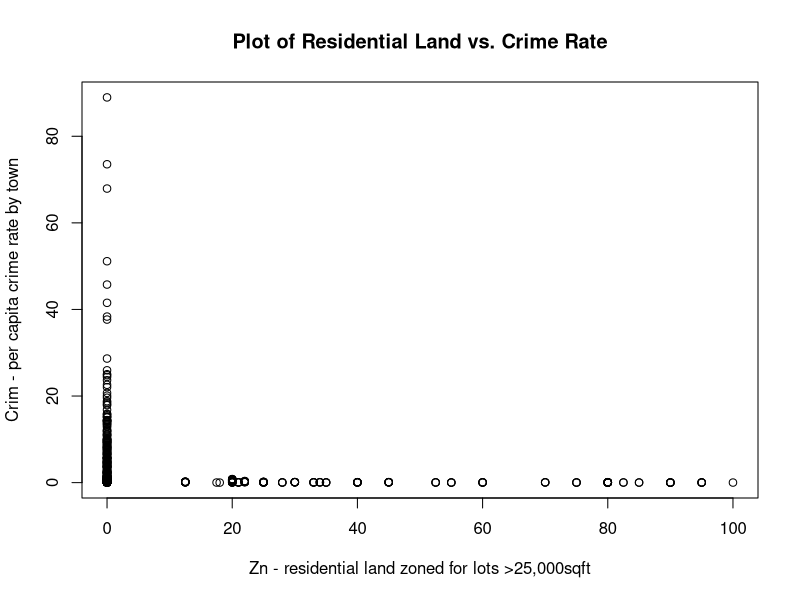
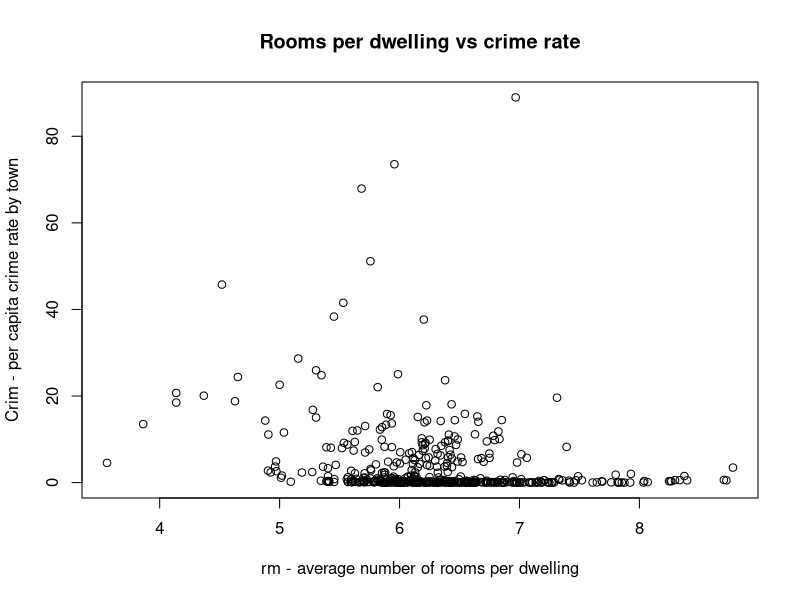
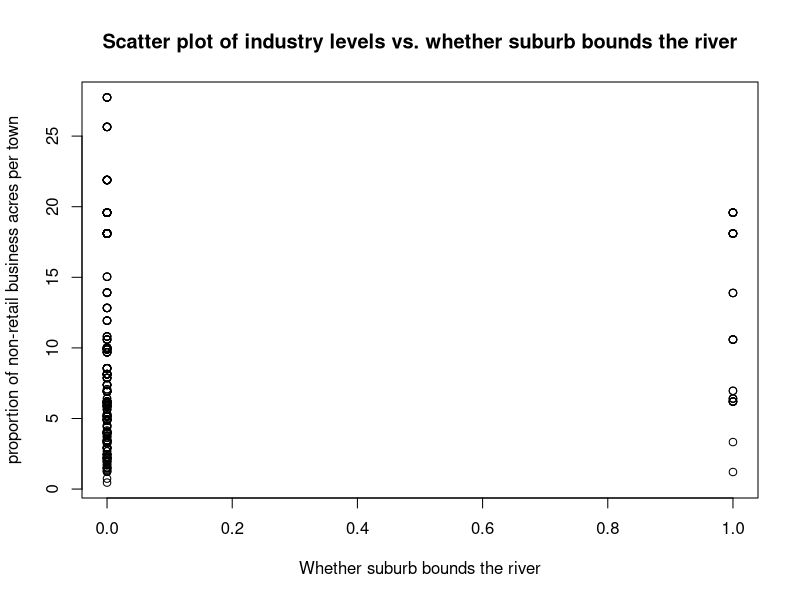
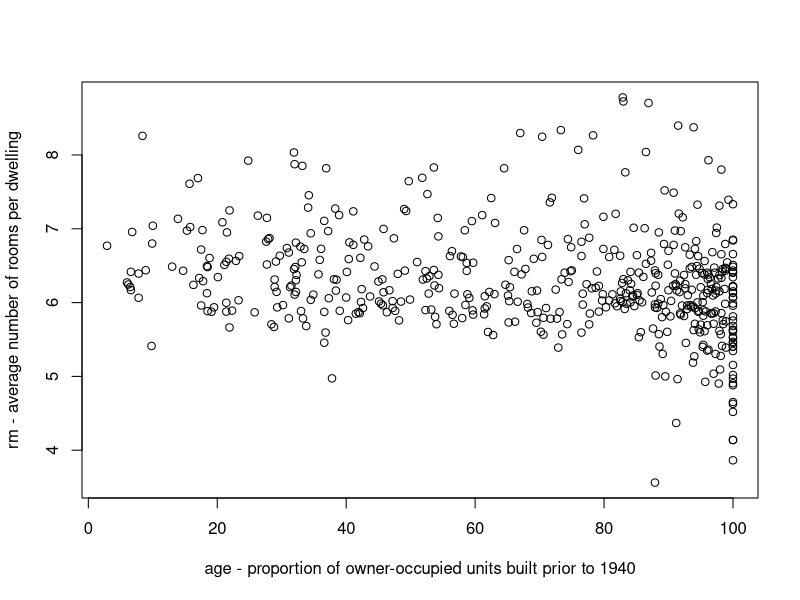
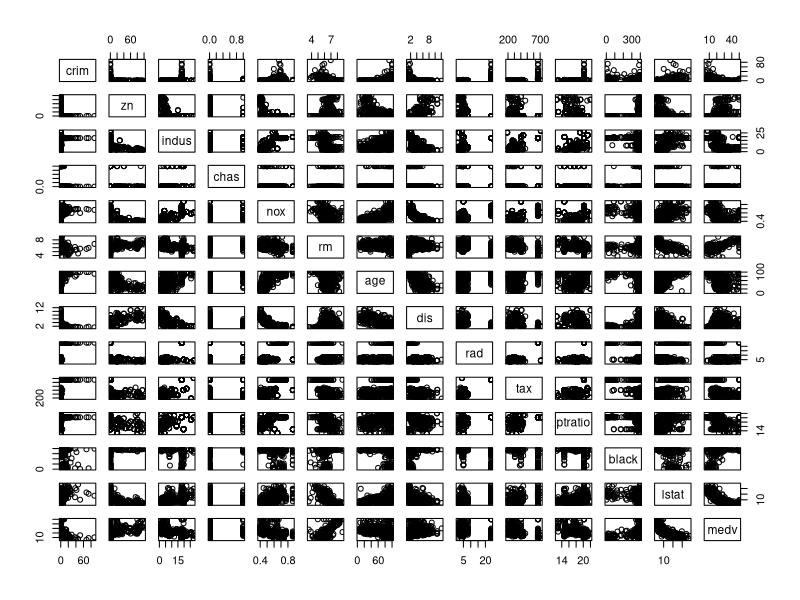
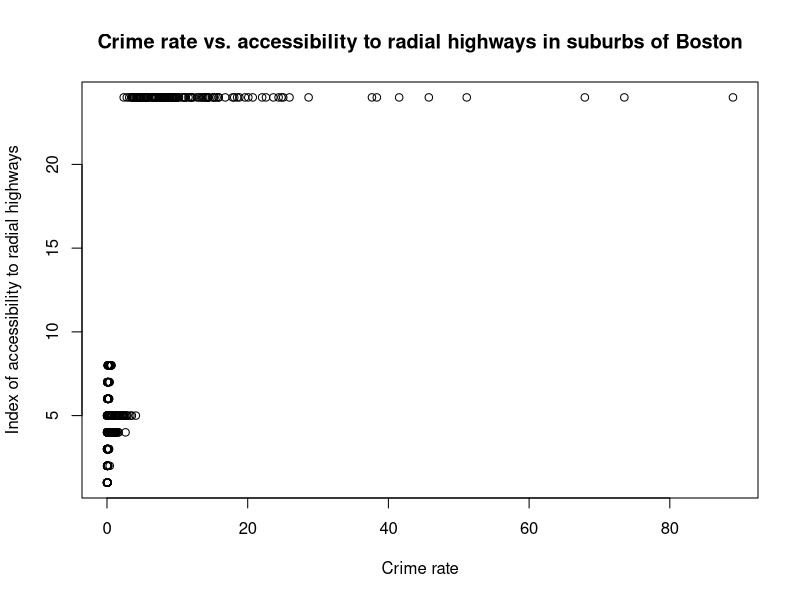
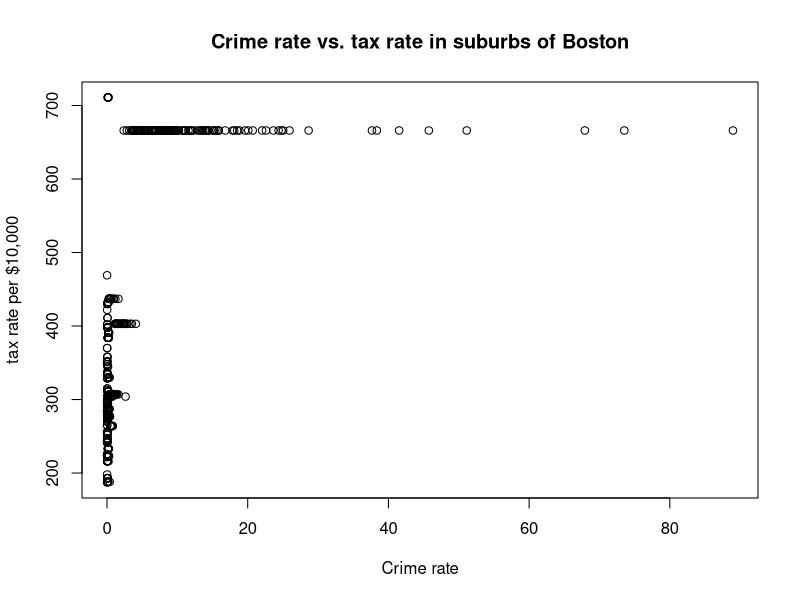
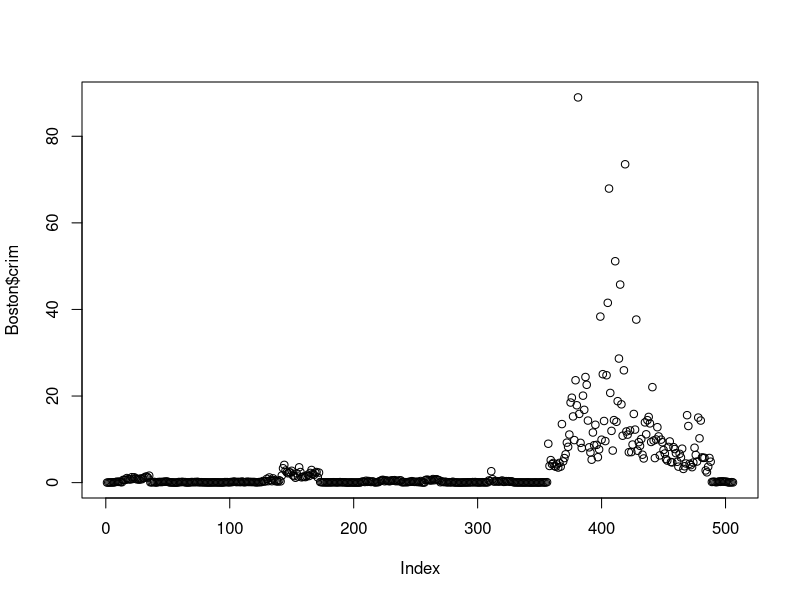

Recreate these plots in R, in order.
## ---- chunk 1
knitr::opts_chunk$set(echo = TRUE)
## ---- chunk 2
x <- c(2,3,0,5,2,1,1,0,3,3)
sort(x)
table(x)
## ---- chunk 3
mean(x)
cat("The mean of x is",mean(x))
## ---- chunk 4
median(x)
cat("The median of x is",median(x))
## ---- chunk 5
mode <- function(x) {
    if (is.numeric(x)) {
        x_table <- table(x)
        return(as.numeric(names(x_table)[which.max(x_table)]))
    }
}
cat("The mode of x is",mode(x))
## ---- chunk 6
var(x)
cat("The variance of x is",var(x))
sd(x)
cat("The variance of y is",var(x))
## ---- chunk 7
y <- c(23,25,18,45,30,21,22,19,29,35)
## ---- chunk 8
cov(x,y)
cor(x,y)
## ---- chunk 9
library(MASS)
?Boston
names(Boston)
## ---- chunk 10
plot(Boston$zn,Boston$crim,xlab="Zn - residential land zoned for lots >25,000sqft",ylab="Crim - per capita crime rate by town",main="Plot of Residential Land vs. Crime Rate")
cov(Boston$zn, Boston$crim)
cor(Boston$zn,Boston$crim)
## ---- chunk 11
plot(Boston$rm,Boston$crim, xlab="rm - average number of rooms per dwelling",ylab="Crim - per capita crime rate by town", main="Rooms per dwelling vs crime rate")
cov(Boston$rm,Boston$crim)
cor(Boston$rm,Boston$crim)
## ---- chunk 12
plot(Boston$chas,Boston$indus,xlab = "Whether suburb bounds the river", ylab="proportion of non-retail business acres per town",main="Scatter plot of industry levels vs. whether suburb bounds the river")
cov(Boston$chas, Boston$indus)
cor(Boston$chas, Boston$indus)
## ---- chunk 13
plot(Boston$age,Boston$rm,xlab="age - proportion of owner-occupied units built prior to 1940",ylab="rm - average number of rooms per dwelling")
cov(Boston$age,Boston$rm)
cor(Boston$age,Boston$rm)
## ---- chunk 14
pairs(Boston)
## ---- chunk 15
cor(Boston$crim,Boston$zn)
## ---- chunk 16
cor(Boston$crim,Boston$indus)
## ---- chunk 17
cor(Boston$crim,Boston$chas)
## ---- chunk 18
cor(Boston$crim,Boston$nox)
## ---- chunk 19
cor(Boston$crim,Boston$rm)
## ---- chunk 20
cor(Boston$crim,Boston$age)
## ---- chunk 21
cor(Boston$crim,Boston$dis)
## ---- chunk 22
cor(Boston$crim,Boston$rad)
plot(Boston$crim,Boston$rad,xlab="Crime rate",ylab="Index of accessibility to radial highways",main="Crime rate vs. accessibility to radial highways in suburbs of Boston")
## ---- chunk 23
cor(Boston$crim,Boston$tax)
plot(Boston$crim,Boston$tax, xlab="Crime rate", ylab="tax rate per $10,000",main="Crime rate vs. tax rate in suburbs of Boston")
## ---- chunk 24
cor(Boston$crim,Boston$ptratio)
## ---- chunk 25
cor(Boston$crim,Boston$black)
## ---- chunk 26
cor(Boston$crim,Boston$lstat)
## ---- chunk 27
cor(Boston$crim,Boston$medv)
## ---- chunk 28
plot(Boston$crim)
table(sort(Boston$crim))
summary(Boston$crim)
newdata <- Boston[which(Boston$crim>20.0),]
newdata
sum(table(sort(newdata$crim)))
## ---- chunk 29
plot(Boston$tax)
table(sort(Boston$tax))
summary(Boston$tax)
newdata <- Boston[which(Boston$tax>=667.0),]
newdata
sum(table(sort(newdata$tax)))
cor(Boston$crim,Boston$tax)
## ---- chunk 30
plot(Boston$ptratio)
hist(Boston$ptratio)
table(sort(Boston$ptratio))
summary(Boston$ptratio)
newdata <- Boston[which(Boston$ptratio>=21.0),]
newdata
sum(table(sort(newdata$ptratio)))
cor(Boston$crim,Boston$ptratio)
## ---- chunk 31
hist(Boston$chas) #approx 20
plot(Boston$chas)
table(sort(Boston$chas)) # 35 suburbs bound the Charles river
newdata <- Boston[which(Boston$chas==1),]
table(newdata$chas) # there are 35 suburbs which bound the Charles river
## ---- chunk 32
summary(Boston$ptratio)
## ---- chunk 33
summary(Boston$medv)
table(sort(Boston$medv))
newdata <- Boston[which(Boston$medv==5.0),]
newdata
summary(Boston)
## ---- chunk 34
table(sort(Boston$rm))
newdata <- Boston[which(Boston$rm>=7.0),]
sum(table(sort(newdata$rm))) # there are 64 suburbs which average more than 7 rooms per dwelling

newdata <- Boston[which(Boston$rm>8.0),]
sum(table(sort(newdata$rm))) # there are 13 suburbs which average more than 8 rooms per dwelling
newdata
cor(newdata$rm,newdata$crim)
cor(newdata$rm,newdata$zn)
cor(newdata$rm,newdata$indus)
cor(newdata$rm,newdata$chas)
cor(newdata$rm,newdata$nox)
cor(newdata$rm,newdata$age)
cor(newdata$rm,newdata$dis)
cor(newdata$rm,newdata$rad)
cor(newdata$rm,newdata$tax)
cor(newdata$rm,newdata$ptratio)
cor(newdata$rm,newdata$black)
cor(newdata$rm,newdata$lstat)
cor(newdata$rm,newdata$medv)

## ---- chunk 35
rm(list=ls()) # removes all data
## ---- chunk 36
set.seed(1)
x=rnorm(100,mean=0,sd=1)
## ---- chunk 37
eps=rnorm(100,mean=0,sd=sqrt(0.25))
## ---- chunk 38
y<-(-1)+0.5*x+eps
## ---- chunk 39
plot(x,y,xlim=c(-3,3),ylim=c(-3,1))
## ---- chunk 40

plot(x,y,xlim=c(-3,3),ylim=c(-3,1),col="green")
Myregression = data.frame(x,y) # put vectors x and y into a data frame
lm.fit.Myregression=lm(y~x, data=Myregression) # call the variable lm.fit.Myregression

abline(lm.fit.Myregression, col="red") # fit the regression line
summary(lm.fit.Myregression) # give a summary of the coefficients and standard error
coefficients(lm.fit.Myregression) # gives the coefficients
beta0hat=lm.fit.Myregression$coefficients[1]
beta0hat #the value of beta0hat
beta1hat=lm.fit.Myregression$coefficients[2]
beta1hat #the value of beta1hat
## ---- chunk 41
summary(lm.fit.Myregression)
beta0popln=-1+0.04849 # Population mean coefficient beta0popln is the coefficient plus the standard error, given by the summary function above
beta0popln # beta0 (intercept) for the population, rather than the sample
beta1popln=0.5+0.05386 # Population mean coefficient beta1popln is the coefficent plus the standard error
beta1popln  #beta1 (slope of line) for the population, rather than the sample
## ---- chunk 42

plot(x,y,xlim=c(-3,3),ylim=c(-3,1),col="green")
Myregression = data.frame(x,y) # put vectors x and y into a data frame
lm.fit.Myregression=lm(y~x, data=Myregression) # call the variable lm.fit.Myregression
abline(lm.fit.Myregression, col="red") # fit the regression line
abline(beta0popln,beta1popln,untf=FALSE,col="blue") # fits the population mean on the graph
legend("topleft", inset=.05, c("regression line","population mean"),lty=c(1,1),lwd=c(1,1),col=c("red","blue"),bty="n",xjust=0,ncol=1)

